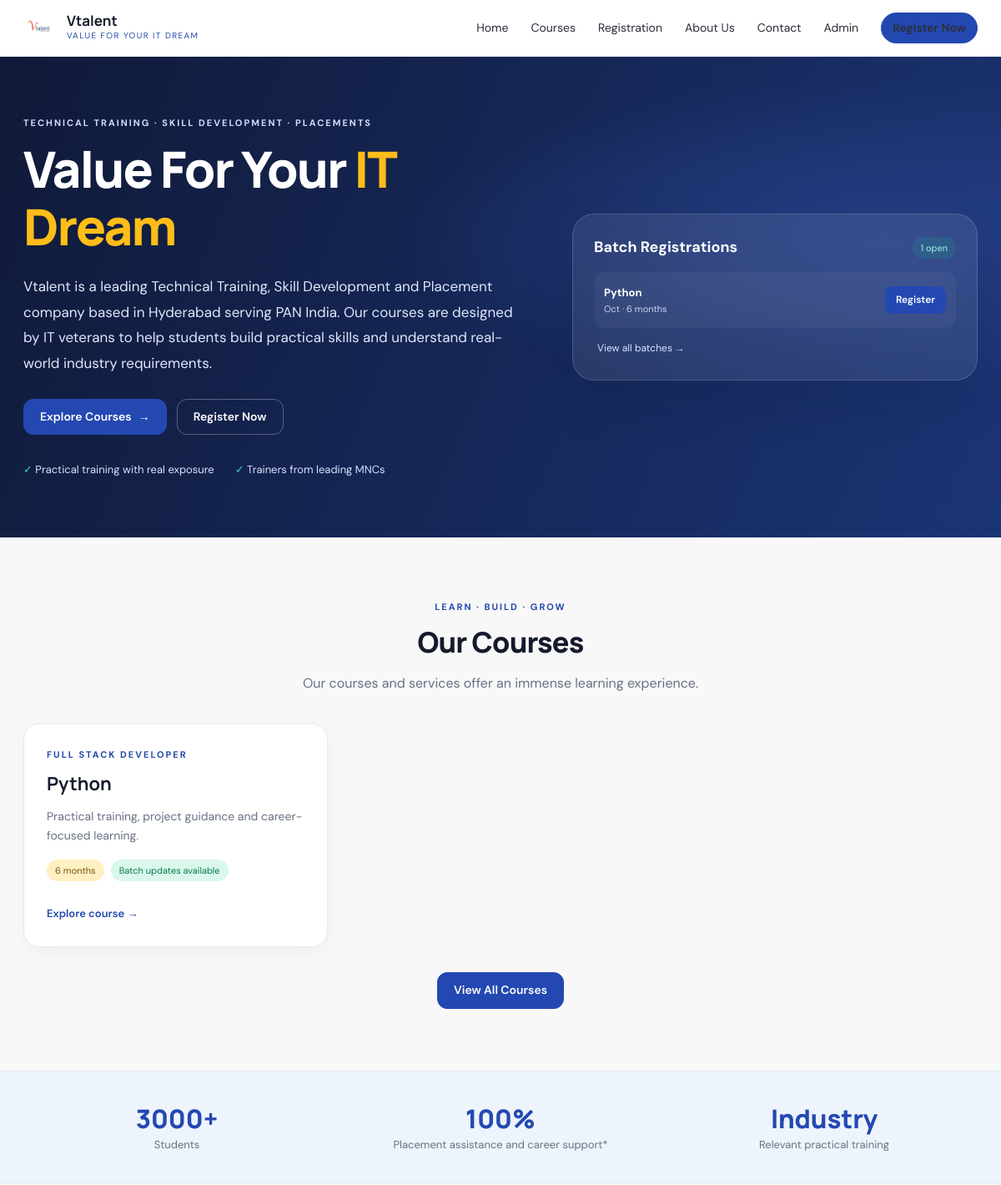
The app's page / (upper part), older data.
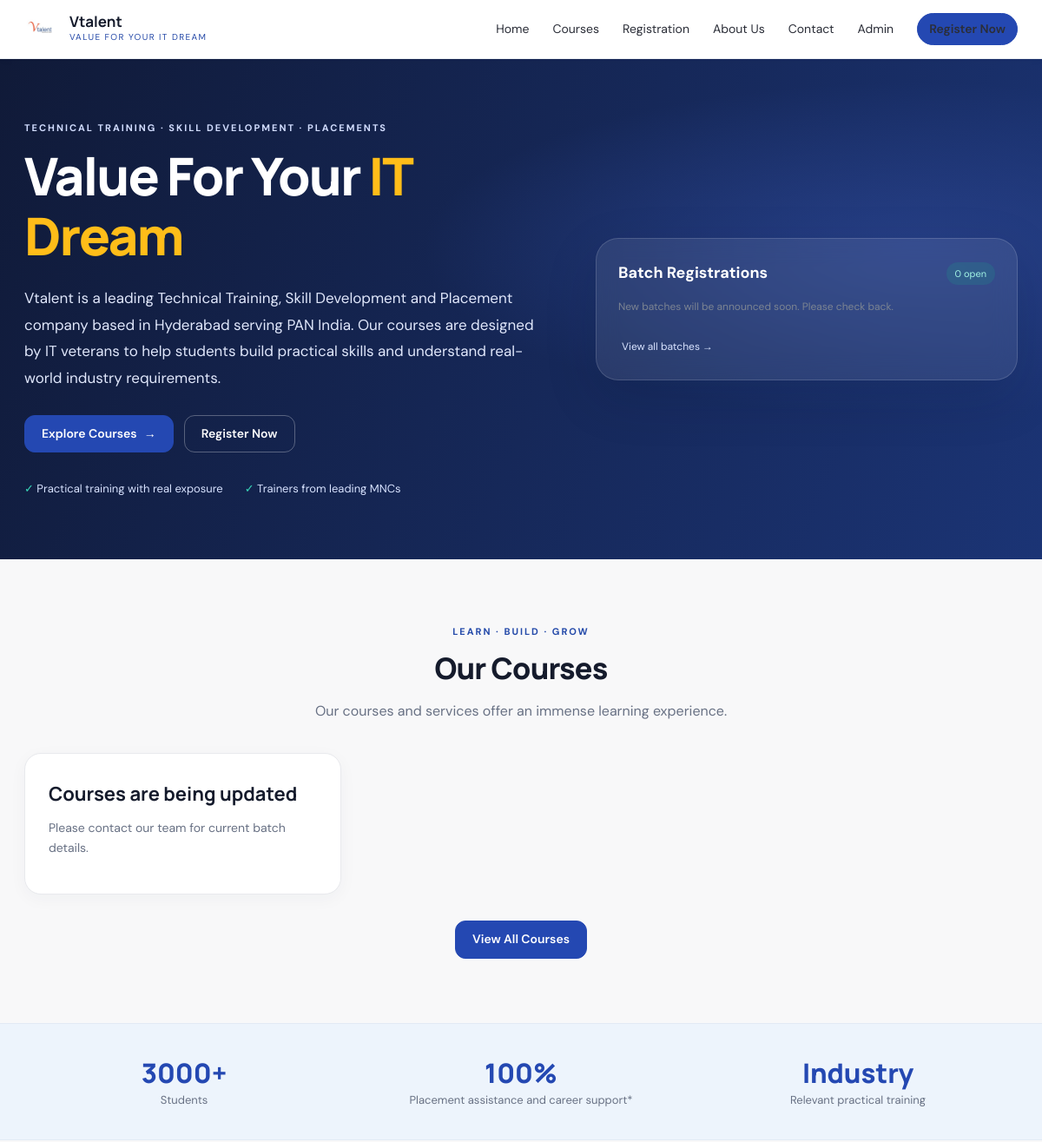
The same page, newer data.
### myapp/models.py (models this page shows, shortened)
class Batch(models.Model):
    MONTH_CHOICES = [
        (1, 'January'), (2, 'February'), (3, 'March'), (4, 'April'),
        (5, 'May'), (6, 'June'), (7, 'July'), (8, 'August'),
        (9, 'September'), (10, 'October'), (11, 'November'), (12, 'December'),
    ]
    course = models.ForeignKey(Course, related_name='batches', on_delete=models.CASCADE)
    name = models.CharField(max_length=200)
    month = models.PositiveSmallIntegerField(choices=MONTH_CHOICES, default=1)
    year = models.PositiveIntegerField(default=2025)
    duration = models.CharField(max_length=100, blank=True)
    google_form_url = models.URLField(blank=True)
    registrations_open = models.BooleanField(default=True)
    is_visible = models.BooleanField(default=True)
    created_at = models.DateTimeField(auto_now_add=True)
    updated_at = models.DateTimeField(auto_now=True)
    class Meta:
        ordering = ['year', 'month', 'name']

class Course(models.Model):
    title = models.CharField(max_length=200)
    category = models.CharField(max_length=100, blank=True)
    description = models.TextField(blank=True)
    duration = models.CharField(max_length=100, blank=True)
    syllabus = models.TextField(blank=True)
    display_order = models.PositiveIntegerField(default=0)
    is_published = models.BooleanField(default=True)
    created_at = models.DateTimeField(auto_now_add=True)
    updated_at = models.DateTimeField(auto_now=True)
    class Meta:
        ordering = ['display_order', 'title']

### myapp/views.py (the view)
# urls.py: path('', views.home, name='home'),
def home(request):
    courses = get_public_courses().prefetch_related('batches')
    open_batches = Batch.objects.filter(
        registrations_open=True,
        is_visible=True,
        google_form_url__gt='',
    ).select_related('course').order_by('course__display_order', 'year', 'month')
    context = {
        'courses': courses,
        'open_batches': open_batches,
        'open_batch_count': open_batches.count(),
        'announcements': get_active_announcements(),
    }
    return render(request, 'home.html', context)

### myapp/views.py (called while the page is built)
def get_public_courses():
    return Course.objects.filter(is_published=True).order_by('display_order', 'title')

def get_active_announcements():
    return Announcement.objects.filter(is_active=True).order_by('-created_at')

### templates/home.html (shortened to what this page needs)
{% extends "base.html" %}
{% block content %}
<section class="hero">
  <div class="hero-inner wrap">
    <div class="hero-copy">
      <p class="eyebrow light">TECHNICAL TRAINING · SKILL DEVELOPMENT · PLACEMENTS</p>
      <h1>Value For Your <span>IT Dream</span></h1>
      <p class="hero-description">Vtalent is a leading Technical Training, Skill Development and Placement company based in Hyderabad serving PAN India. Our courses are designed by IT veterans to help students build practical skills and understand real-world industry requirements.</p>
      <div class="hero-actions"><a class="btn" href="{% url 'courses' %}">Explore Courses <span>→</span></a><a class="btn btn-outline-light" href="{% url 'registration' %}">Register Now</a></div>
      <div class="hero-points"><span>✓ Practical training with real exposure</span><span>✓ Trainers from leading MNCs</span></div>
    </div>
    <aside class="batch-panel">
      <div class="panel-heading"><h2>Batch Registrations</h2><span class="count-pill">{{ open_batch_count }} open</span></div>
      {% for batch in open_batches %}
      <div class="batch-row"><div><strong>{{ batch.course.title }}</strong><small>{{ batch.name }} · {{ batch.duration|default:batch.course.duration }}</small></div><a class="btn btn-mini" href="{% url 'register_batch' batch.id %}">Register</a></div>
      {% empty %}
      <p class="muted">New batches will be announced soon. Please check back.</p>
      {% endfor %}
      <a class="panel-link" href="{% url 'registration' %}">View all batches →</a>
    </aside>
  </div>
</section>
<section class="section wrap">
  <div class="section-heading"><p class="eyebrow">LEARN · BUILD · GROW</p><h2>Our Courses</h2><p>Our courses and services offer an immense learning experience.</p></div>
  <div class="course-grid">
    {% for course in courses %}
    <article class="course-card">
      <p class="eyebrow">{{ course.category|default:"CAREER-FOCUSED TRAINING" }}</p><h3>{{ course.title }}</h3><p>{{ course.description|default:"Practical training, project guidance and career-focused learning." }}</p>
      <div class="tag-row"><span class="tag">{{ course.duration }}</span>{% if course.batches.all %}<span class="tag tag-green">Batch updates available</span>{% endif %}</div>
      <a class="text-link" href="{% url 'courses' %}">Explore course →</a>
    </article>
    {% empty %}
    <article class="course-card"><h3>Courses are being updated</h3><p>Please contact our team for current batch details.</p></article>
    {% endfor %}
  </div>
  <div class="center-action"><a class="btn" href="{% url 'courses' %}">View All Courses</a></div>
</section>
<section class="stats-band"><div class="wrap stats-grid"><div><strong>3000+</strong><span>Students</span></div><div><strong>100%</strong><span>Placement assistance and career support*</span></div><div><strong>Industry</strong><span>Relevant practical training</span></div></div></section>
{% endblock %}

Row changes from the older to the newer data that the page shows:
removed Batch: course "Python", name "Oct", duration "6 months"
removed Course: category "FULL STACK DEVELOPER", title "Python", description "Practical training, project guidance and career-focused learning.", duration "6 months", shows "Batch updates available"
Text that changed along with them:
{{ open_batch_count }}: "1" → "0"
text now shown: "New batches will be announced soon. Please check back. Courses are being updated Please contact our team for current batch details."
